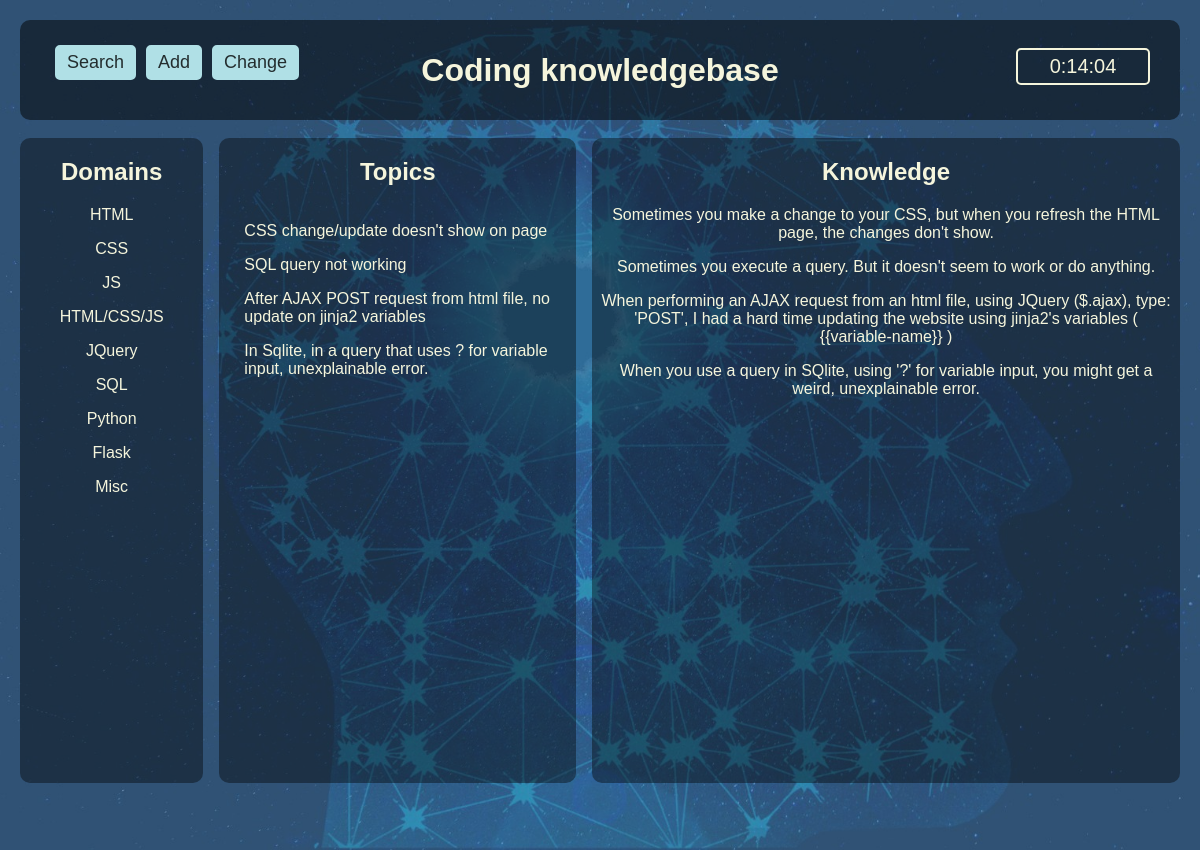
The page /dump on the database as committed earlier.
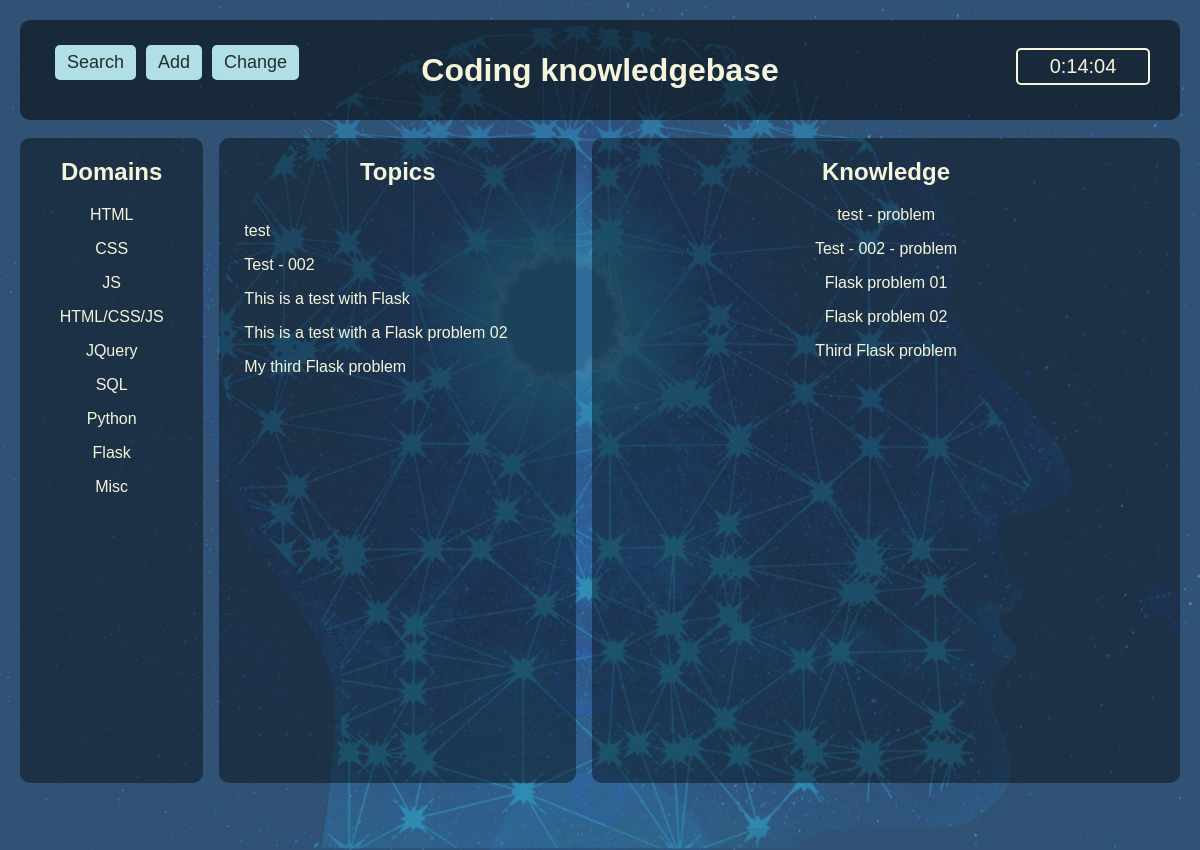
The same page on the database as committed later.
### tables this page shows
CREATE TABLE domains (
                                        domain_id integer PRIMARY KEY,
                                        name text NOT NULL                                    
                                    );

CREATE TABLE topics (
                                        topic_id integer PRIMARY KEY,
                                        name text NOT NULL,
                                        domain int,
                                        foreign key(domain) references domains(domain_id)
                                    );

CREATE TABLE knowledge (
                                        know_id integer PRIMARY KEY,
                                        domain int,
                                        topic int,
                                        problem text NOT NUll,
                                        solution text NOT NULL,
                                        foreign key(domain) references domains(domain_id),
                                        foreign key(domain) references domains(domain_id)
                                    );

### flask_app.py (the view)
@app.route('/dump',methods=['GET','POST'])
def dump():
    domain_list = []
    domain_list = get_domains()
    topic_list = []
    topic_list = get_topics()
    knowledge_list = []
    knowledge_list = get_knowledge_all()#
    if request.method == "POST":
        print("todo")
    return render_template('dump.html', domain_list=domain_list, topic_list=topic_list, knowledge_list=knowledge_list)

### db.py (called while the page is built)
def connect_to_db(db_file):
    conn = None
    try:
        conn = sqlite3.connect(db_file)
        print("** Connection established")
        return conn
    except Error as e:
        print(e)
    return conn

def get_domains():
    database = "knowledge.db"
    conn = connect_to_db(database)
    c = conn.cursor()
    query = '''select name from domains'''
    c.execute(query)
    data = c.fetchall()
    output = []
    for d in data:
        output.append(d[0])
    return output

def get_topics():
    database = "knowledge.db"
    conn = connect_to_db(database)
    c = conn.cursor()
    query = '''select name, domain from topics'''
    c.execute(query)
    data = c.fetchall()
    output = []
    for d in data:
        output.append(d[0])
    return output

def get_knowledge_all():
    database = "knowledge.db"
    conn = connect_to_db(database)
    c = conn.cursor()
    query = '''select domain, topic, problem, solution from knowledge'''
    c.execute(query)
    data = c.fetchall()
    output = []
    for d in data:
        output.append(d[2])
    query = '''select name, domain from topics'''
    c.execute(query)
    data = c.fetchall()
    query = '''select * from knowledge'''
    c.execute(query)
    data = c.fetchall()
    print("------ > * from knowledge: ", data)
    query = '''select * from topics'''
    c.execute(query)
    data = c.fetchall()
    print("------ > * from topics: ", data)
    return output

### templates/dump.html (shortened to what this page needs)
<!DOCTYPE html>
<html lang="en">
<head>
    <link rel="stylesheet" href="/static/style.css">
</head>
<body onload="startTime()">
    <div class="container">
        <div class="top">
            <div class="top-menu">
                <a href="/"><button class="top_btn">Search</button></a>
                <a href="/new"><button class="top_btn">Add</button></a>
                <a href="/change"><button class="top_btn">Change</button></a>
            </div>
            <h1>Coding knowledgebase</h1>
            <div id="clock"></div>
        </div>
        <div class="main">
            <div id="index1">
                <h2>Domains</h2>
                {% for domain in domain_list %}
                    <p>{{domain}}</p>
                {% endfor %}
            </div>
            <div id="index2">
                <h2>Topics</h2>
                <div class="topic_list">
                    {% for topic in topic_list %}
                        <p>{{topic}}</p>
                    {% endfor %}
                </div>
            </div>
            <div id="knowledge">
                <h2>Knowledge</h2>
                <div class="knowledge_list">
                    {% for k in knowledge_list %}
                        <p>{{k}}</p>
                    {% endfor %}
                </div>
            </div>
        </div>
    </div>
</body>
</html>

### static/style.css (style rules this page uses)
body { font-family: 'Trebuchet MS', 'Lucida Sans Unicode', 'Lucida Grande', 'Lucida Sans', Arial, sans-serif; color: beige; margin: 0; }
.container { background-image: url("/static/img/binary3.jpg"); background-size: cover; background-repeat: no-repeat; padding-top: 10px; }
button { font-family: 'Trebuchet MS', 'Lucida Sans Unicode', 'Lucida Grande', 'Lucida Sans', Arial, sans-serif; color: rgba(0, 0, 0, 0.8); background-color: beige; font-size: 18px; border-radius: 5px; padding: 5px 10px; border-style: none; border: solid 2px beige; }
.top_btn { background-color: powderblue; border-color:powderblue; display: inline; float: left; margin-right: 10px; }
.top { background-color: rgba(0,0,0,0.5); height: 10vh; text-align: center; padding: 10px; border-radius: 10px; margin: 10px 20px 10px 20px; margin-top: 10px; }
.top-menu { position:absolute; top: 5vh; left: 50px; padding: 5px; text-align: left; }
#clock { position:absolute; top: 6vh; right: 50px; font-size: 20px; border: 2px solid beige; padding: 5px; width: 120px; border-radius: 5px; }
h1 { margin: auto; margin-top: 2.8vh; }
.main { display: flex; height: 90vh; max-width: 98vw; margin: auto; }
#index1 { height: 80vh; background-color: rgba(0,0,0,0.4); margin: 8px; padding: 5px; padding-top: 0px; width: 15%; min-width: 150px; text-align: center; border-radius: 10px; }
#index2 { height: 80vh; background-color: rgba(0,0,0,0.4); margin: 8px; padding: 5px; padding-top: 0px; width: 30%; min-width: 300px; text-align: center; border-radius: 10px; }
#knowledge { height: 80vh; background-color: rgba(0,0,0,0.4); margin: 8px; padding: 5px; padding-top: 0px; width: 50%; min-width: 400px; text-align: center; border-radius: 10px; }
.topic_list { text-align: left; margin-left: 20px; height: 70vh; overflow-y: auto; }

Rows that differ between the two databases and show on the page:
removed topics: name "In Sqlite, in a query that uses ? for variable input, unexplainable error."
removed knowledge: problem "Sometimes you make a change to your CSS, but when you refresh the HTML page, the changes don't show."
removed knowledge: problem "Sometimes you execute a query. But it doesn't seem to work or do anything."
removed knowledge: problem "When performing an AJAX request from an html file, using JQuery ($.ajax), type: 'POST', I had a hard time updating the website using jinja2's variables ( {{variable-name}} )"
removed knowledge: problem "When you use a query in SQlite, using '?' for variable input, you might get a weird, unexplainable error."
changed topics: name "CSS change/update doesn't show on page" → "test"
changed topics: name "SQL query not working" → "Test - 002"
changed topics: name "After AJAX POST request from html file, no update on jinja2 variables" → "This is a test with Flask"
added topics: name "This is a test with a Flask problem 02"
added topics: name "My third Flask problem"
added knowledge: problem "test - problem"
added knowledge: problem "Test - 002 - problem"
added knowledge: problem "Flask problem 01"
added knowledge: problem "Flask problem 02"
added knowledge: problem "Third Flask problem"
